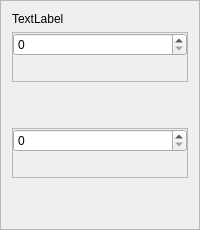
             <widget class="QFrame" name="frame_16">
              <property name="frameShape">
               <enum>QFrame::StyledPanel</enum>
              </property>
              <property name="frameShadow">
               <enum>QFrame::Raised</enum>
              </property>
              <layout class="QVBoxLayout" name="verticalLayout_22">
               <item>
                <widget class="QLabel" name="label_13">
                 <property name="sizePolicy">
                  <sizepolicy hsizetype="Preferred" vsizetype="Fixed">
                   <horstretch>0</horstretch>
                   <verstretch>0</verstretch>
                  </sizepolicy>
                 </property>
                 <property name="text">
                  <string>TextLabel</string>
                 </property>
                </widget>
               </item>
               <item>
                <widget class="QFrame" name="frame_33">
                 <property name="enabled">
                  <bool>true</bool>
                 </property>
                 <property name="sizePolicy">
                  <sizepolicy hsizetype="Preferred" vsizetype="Fixed">
                   <horstretch>0</horstretch>
                   <verstretch>0</verstretch>
                  </sizepolicy>
                 </property>
                 <property name="minimumSize">
                  <size>
                   <width>0</width>
                   <height>50</height>
                  </size>
                 </property>
                 <property name="maximumSize">
                  <size>
                   <width>16777215</width>
                   <height>50</height>
                  </size>
                 </property>
                 <property name="frameShape">
                  <enum>QFrame::StyledPanel</enum>
                 </property>
                 <property name="frameShadow">
                  <enum>QFrame::Raised</enum>
                 </property>
                 <layout class="QVBoxLayout" name="verticalLayout_21">
                  <property name="spacing">
                   <number>0</number>
                  </property>
                  <property name="leftMargin">
                   <number>0</number>
                  </property>
                  <property name="topMargin">
                   <number>0</number>
                  </property>
                  <property name="rightMargin">
                   <number>0</number>
                  </property>
                  <property name="bottomMargin">
                   <number>0</number>
                  </property>
                  <item>
                   <widget class="QSpinBox" name="spinBox_10">
                    <property name="sizePolicy">
                     <sizepolicy hsizetype="Preferred" vsizetype="Fixed">
                      <horstretch>0</horstretch>
                      <verstretch>0</verstretch>
                     </sizepolicy>
                    </property>
                   </widget>
                  </item>
                  <item>
                   <spacer name="verticalSpacer_16">
                    <property name="orientation">
                     <enum>Qt::Vertical</enum>
                    </property>
                    <property name="sizeHint" stdset="0">
                     <size>
                      <width>20</width>
                      <height>40</height>
                     </size>
                    </property>
                   </spacer>
                  </item>
                 </layout>
                </widget>
               </item>
               <item>
                <spacer name="verticalSpacer_17">
                 <property name="orientation">
                  <enum>Qt::Vertical</enum>
                 </property>
                 <property name="sizeHint" stdset="0">
                  <size>
                   <width>20</width>
                   <height>40</height>
                  </size>
                 </property>
                </spacer>
               </item>
               <item>
                <widget class="QFrame" name="frame_32">
                 <property name="enabled">
                  <bool>true</bool>
                 </property>
                 <property name="sizePolicy">
                  <sizepolicy hsizetype="Preferred" vsizetype="Fixed">
                   <horstretch>0</horstretch>
                   <verstretch>0</verstretch>
                  </sizepolicy>
                 </property>
                 <property name="minimumSize">
                  <size>
                   <width>0</width>
                   <height>50</height>
                  </size>
                 </property>
                 <property name="maximumSize">
                  <size>
                   <width>16777215</width>
                   <height>50</height>
                  </size>
                 </property>
                 <property name="frameShape">
                  <enum>QFrame::StyledPanel</enum>
                 </property>
                 <property name="frameShadow">
                  <enum>QFrame::Raised</enum>
                 </property>
                 <layout class="QVBoxLayout" name="verticalLayout_11">
                  <property name="spacing">
                   <number>0</number>
                  </property>
                  <property name="leftMargin">
                   <number>0</number>
                  </property>
                  <property name="topMargin">
                   <number>0</number>
                  </property>
                  <property name="rightMargin">
                   <number>0</number>
                  </property>
                  <property name="bottomMargin">
                   <number>0</number>
                  </property>
                  <item>
                   <widget class="QSpinBox" name="spinBox_9">
                    <property name="sizePolicy">
                     <sizepolicy hsizetype="Preferred" vsizetype="Fixed">
                      <horstretch>0</horstretch>
                      <verstretch>0</verstretch>
                     </sizepolicy>
                    </property>
                   </widget>
                  </item>
                  <item>
                   <spacer name="verticalSpacer_15">
                    <property name="orientation">
                     <enum>Qt::Vertical</enum>
                    </property>
                    <property name="sizeHint" stdset="0">
                     <size>
                      <width>20</width>
                      <height>40</height>
                     </size>
                    </property>
                   </spacer>
                  </item>
                 </layout>
                </widget>
               </item>
               <item>
                <spacer name="verticalSpacer_18">
                 <property name="orientation">
                  <enum>Qt::Vertical</enum>
                 </property>
                 <property name="sizeHint" stdset="0">
                  <size>
                   <width>20</width>
                   <height>40</height>
                  </size>
                 </property>
                </spacer>
               </item>
              </layout>
             </widget>
